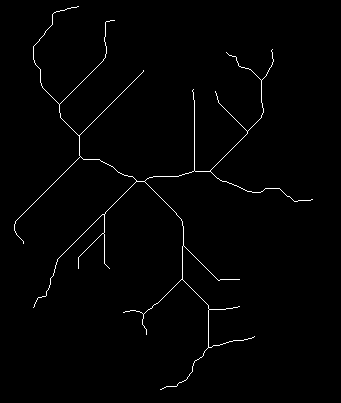
#> input picture Project_Files/trim_skeleton.png, 341 x 403 px
$ jupyter execute --allow-errors zig_zag_skeleton.ipynb   (shell and % lines are left out)
#> lines starting #> are read from the running program, lines starting #| are printed output that depends on the picture; after the words box and inside, x2 and y2 are one past the last pixel; in counts of white or black regions, pixels touching at a corner belong together
#> in skeleton_to_graph, `try: img = cv2.imread(cv2.samples.findFile(path),0)`: img: shape (403, 341); values 0 (black) and 225 (white), 1.2% white in thin lines or dots, all inside (x1, y1, x2, y2) = (14, 6, 313, 390)
[cell 1]
import cv2
import matplotlib.pyplot as plt
import numpy as np
from skimage.morphology import skeletonize
from skimage import data
import sknw
import networkx as nx

[cell 2]
# zig zag definitions
def drawline(p1,p2,image):
    p1 = tuple(p1.astype(int).tolist()) #input is numpyfloat array
    p2 = tuple(p2.astype(int).tolist()) # cv2.line needs tuple int inputs
    color = (255, 255, 255) # color in BGR
    thickness = 1 # line thickness

    #AND THEN FLIP THE  Y , X  FORMAT TO GRAPH IT CORRECTLY !!!!!!
    start_point  = [p1[1],p1[0]]
    end_point = [p2[1],p2[0]]

    return(cv2.line(image, start_point, end_point, color, thickness))

def open_image(path):
    try:
        image = cv2.imread(path, 0) # Reading an image in grayscale mode
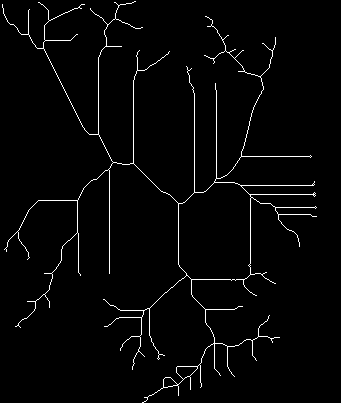
#> input picture Project_Files/MAPS/Lake_Murray_Map_Skeletons/SE_corner_thinned.png, 341 x 403 px, found by its file name
#> image: shape (403, 341); 2.3% white in thin lines or dots
        print("found image at : " , path)
    except:
        print("couldn't find image at : ", path)
    return(image)

def show_image(image):
    plt.imshow(image, cmap='gray') #map the image to black and white, white representing the line
    plt.show()
    print("Plotted")

def zigzag(start_point,end_point,num_turns,zig_zag_size,image): #zigzagsize will scale the size of the zig zags

    #num turns must be greater than 2
#> called with start_point = array of shape (2,), end_point = array of shape (2,), num_turns = 25, zig_zag_size = 25
    slope_vector = np.array([  end_point[0]- start_point[0] , end_point[1] - start_point[1] ]) # vector representation of slope here in format [y , x]
    step_vector = slope_vector / (num_turns - 1) # partition total change inslope into steps to zig zag across and -1 because the number of turns will be one less than the number of partitions (also in format [y , x])
    normalized_step_vector = step_vector/np.linalg.norm(step_vector) # here we are getting the normalized step_vector so we can use its direction and ignore its magnitude
    zig_zag_size_vector = normalized_step_vector * zig_zag_size

    for i in range(0,num_turns):


        # ctrl / to toggle commented areas
        # if i%2 ==0: # set zig and zag values (with alternating directions)
        #     zigzag = zig_zag_size_vector * np.array([1,-1])
        # else:
        #     zigzag =  zig_zag_size_vector * np.array([-1,1])

        if i%2 ==0: # set zig and zag values (with alternating directions)
            zigzag = [-zig_zag_size_vector[1], zig_zag_size_vector[0]]
        else:
            zigzag = [zig_zag_size_vector[1], -zig_zag_size_vector[0]]

        if i == 0: #if i is start point
            pt1 = start_point + step_vector*(i)
            pt2 = start_point + step_vector*(i+1) + zigzag
            try : image = drawline(pt1,pt2,image)
            except : print("error zigging")
            pt_old = pt2 #save endpoint
        elif i == num_turns-1: #elif i+1 is FINAL endpoint
            pt1 = pt_old
            pt2 = start_point + step_vector*(i)
            try : image = drawline(pt1,pt2,image)
            except : print("error zagging")
        else: #otherwise in the middle
            pt1 = pt_old
            pt2 = start_point + step_vector*(i+1) +zigzag
            try : image = drawline(pt1,pt2,image)
            except : print("error zig-zagging")
            pt_old =pt2 #save endpoint for next start
#> this loop made 25 passes
#> pass 3, in zigzag, `try : image = drawline(pt1,pt2,image)`:
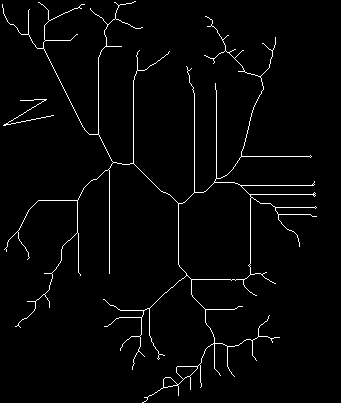
#> image: shape (403, 341); 2.4% white in thin lines or dots
#> after the loop:
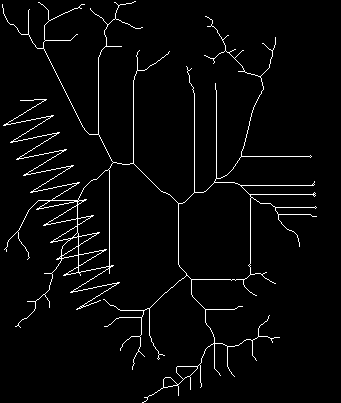
#> image: shape (403, 341); 3.1% white in thin lines or dots
    #image = drawline(start_point,end_point,image) #this is just for error checking, draw a line between start and end points
    #show_image(image)
    return(image)

[cell 3]
#skeleton to graph definition

def skeleton_to_graph(path):
    try: img = cv2.imread(cv2.samples.findFile(path),0) # get img
    except : print("can't find that image at", path)
    img = (255-img)
    img = img > 127 #make bool
    ske = skeletonize(~img).astype(np.uint16) # use sknw skeletonize
    graph = sknw.build_sknw(ske) # build graph from skeleton
    print("\nskeleton converted to graph\n")
    return graph

[cell 4]
# start HERE : to do :

# first:fix the zig zag function as its not ziggin and zaggin right

# then: iterate over the whole damn image

# then: make the zig zag proportional to shiz weights

# then make it so that it prints to a seperate image

# then convert to coordinates for gps

# then vroom

[cell 5]
path = r'../trim_skeleton.png'
#> (the rest of this cell did not finish here and is left out)

[cell 6]
path = r'../trim_skeleton.png'
#> (the rest of this cell did not finish here and is left out)

[cell 7]
#note that 0,0 is top left corner and 225,225 is bottom right
start_point = np.array([ 100 , 20]) #list[] vs tuple() coordinates in y , x form
end_point = np.array([300,100])

        #fun fact r represents raw string so that backslashes are left in
path = r'../Lake_Murray_Map_Skeletons/SE_corner_thinned.png'
image = open_image(path) #start by opening the image, choose image in the function


image = zigzag(start_point,end_point,25,25,image)

show_image(image)
cv2.imwrite('zigzag_test.png', image )
#> Out = True
